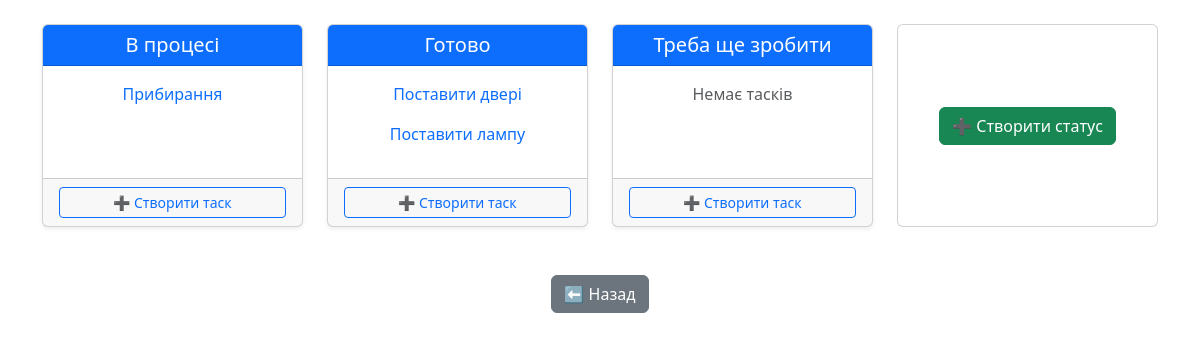
Screenshot of /board_details/10/ with the database file from the repository.
### todo_list_app/models.py (models this page shows, shortened)
class Status(models.Model):
    board = ForeignKey(Board, on_delete=models.CASCADE, related_name="all_status")
    title = CharField(max_length=100)

class Task(models.Model):
    status = ForeignKey(Status, on_delete=models.CASCADE, related_name="tasks")
    created_by = ForeignKey(User, on_delete=models.CASCADE, related_name="created_tasks")
    title = CharField(max_length=100)
    description = TextField()
    assigned_to = ForeignKey(User, on_delete=models.CASCADE, related_name="assigned_tasks")
    created_at = DateTimeField(auto_now_add=True)
    deadline = DateTimeField()
    finished_at = DateTimeField()
    updated_at = DateTimeField(auto_now=True)

### todo_list_app/views.py (the view)
# urls.py: path('board_details/<int:pk>/', views.BoardDetails.as_view(), name = 'board_info'),
class BoardDetails(DetailView):
    model = Board
    template_name = "todo_basics/board_info.html"
    context_object_name = "board"

### templates/todo_basics/board_info.html
{% extends "base.html" %}
{% block content %}
<div class="container my-4">
  <div class="row text-center">
    {% for status in board.all_status.all %}
      <div class="col-md-3 mb-4">
        <div class="card shadow-sm h-100">
          <div class="card-header bg-primary text-white">
            <h5 class="mb-0">{{ status.title }}</h5>
          </div>
          <div class="card-body">
            {% for task in status.tasks.all %}
              <p>
                <a href="{% url 'task_info' task.pk %}" class="text-decoration-none">
                  {{ task.title }}
                </a>
              </p>
            {% empty %}
              <p class="text-muted">Немає тасків</p>
            {% endfor %}
          </div>
          <div class="card-footer">
            <a class="btn btn-sm btn-outline-primary w-100" href="{% url 'create_task' board.id %}">
              ➕ Створити таск
            </a>
          </div>
        </div>
      </div>
    {% endfor %}
    <div class="col-md-3 mb-4">
      <div class="card border-dashed h-100 d-flex justify-content-center align-items-center">
        <a class="btn btn-success" href="{% url 'create_status' board.id %}">
          ➕ Створити статус
        </a>
      </div>
    </div>
  </div>
  <div class="text-center mt-4">
    <a class="btn btn-secondary" href="{% url 'BoardList' %}">⬅ Назад</a>
  </div>
</div>
{% endblock %}

### rows the page displays
Status: title "В процесі"
Task: title "Прибирання"
Status: title "Готово"
Task: title "Поставити двері"
Task: title "Поставити лампу"
Status: title "Треба ще зробити"
